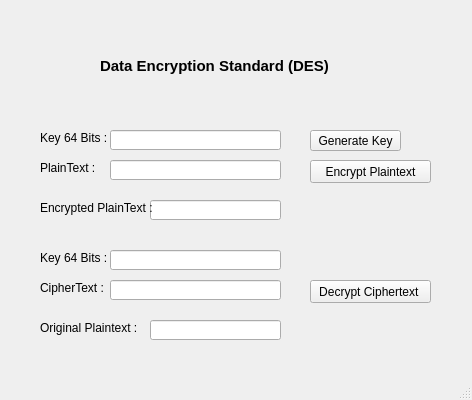
<?xml version="1.0" encoding="UTF-8"?>
<ui version="4.0">
 <class>MainWindow</class>
 <widget class="QMainWindow" name="MainWindow">
  <property name="geometry">
   <rect>
    <x>0</x>
    <y>0</y>
    <width>472</width>
    <height>400</height>
   </rect>
  </property>
  <property name="windowTitle">
   <string>Data Encrypttion Standard (DES)</string>
  </property>
  <widget class="QWidget" name="centralwidget">
   <widget class="QPushButton" name="generateBtn">
    <property name="geometry">
     <rect>
      <x>310</x>
      <y>130</y>
      <width>91</width>
      <height>21</height>
     </rect>
    </property>
    <property name="text">
     <string>Generate Key</string>
    </property>
   </widget>
   <widget class="QLineEdit" name="keyLine">
    <property name="geometry">
     <rect>
      <x>110</x>
      <y>130</y>
      <width>171</width>
      <height>20</height>
     </rect>
    </property>
   </widget>
   <widget class="QLineEdit" name="plaintextLine">
    <property name="geometry">
     <rect>
      <x>110</x>
      <y>160</y>
      <width>171</width>
      <height>20</height>
     </rect>
    </property>
   </widget>
   <widget class="QPushButton" name="encryptBtn">
    <property name="geometry">
     <rect>
      <x>310</x>
      <y>160</y>
      <width>121</width>
      <height>23</height>
     </rect>
    </property>
    <property name="text">
     <string>Encrypt Plaintext</string>
    </property>
   </widget>
   <widget class="QLineEdit" name="encryptedLine">
    <property name="geometry">
     <rect>
      <x>150</x>
      <y>200</y>
      <width>131</width>
      <height>20</height>
     </rect>
    </property>
   </widget>
   <widget class="QLabel" name="label">
    <property name="geometry">
     <rect>
      <x>40</x>
      <y>130</y>
      <width>71</width>
      <height>16</height>
     </rect>
    </property>
    <property name="text">
     <string>Key 64 Bits :</string>
    </property>
   </widget>
   <widget class="QLabel" name="label_2">
    <property name="geometry">
     <rect>
      <x>40</x>
      <y>160</y>
      <width>71</width>
      <height>16</height>
     </rect>
    </property>
    <property name="text">
     <string>PlainText :</string>
    </property>
   </widget>
   <widget class="QLabel" name="label_3">
    <property name="geometry">
     <rect>
      <x>40</x>
      <y>200</y>
      <width>141</width>
      <height>16</height>
     </rect>
    </property>
    <property name="text">
     <string>Encrypted PlainText :</string>
    </property>
   </widget>
   <widget class="QLineEdit" name="plaintextLine2">
    <property name="geometry">
     <rect>
      <x>150</x>
      <y>320</y>
      <width>131</width>
      <height>20</height>
     </rect>
    </property>
   </widget>
   <widget class="QLabel" name="label_4">
    <property name="geometry">
     <rect>
      <x>40</x>
      <y>280</y>
      <width>71</width>
      <height>16</height>
     </rect>
    </property>
    <property name="text">
     <string>CipherText :</string>
    </property>
   </widget>
   <widget class="QLabel" name="label_5">
    <property name="geometry">
     <rect>
      <x>40</x>
      <y>250</y>
      <width>71</width>
      <height>16</height>
     </rect>
    </property>
    <property name="text">
     <string>Key 64 Bits :</string>
    </property>
   </widget>
   <widget class="QPushButton" name="decryptBtn">
    <property name="geometry">
     <rect>
      <x>310</x>
      <y>280</y>
      <width>121</width>
      <height>23</height>
     </rect>
    </property>
    <property name="text">
     <string>Decrypt Ciphertext </string>
    </property>
   </widget>
   <widget class="QLineEdit" name="ciphertextLine">
    <property name="geometry">
     <rect>
      <x>110</x>
      <y>280</y>
      <width>171</width>
      <height>20</height>
     </rect>
    </property>
   </widget>
   <widget class="QLineEdit" name="keyLine2">
    <property name="geometry">
     <rect>
      <x>110</x>
      <y>250</y>
      <width>171</width>
      <height>20</height>
     </rect>
    </property>
   </widget>
   <widget class="QLabel" name="label_6">
    <property name="geometry">
     <rect>
      <x>40</x>
      <y>320</y>
      <width>141</width>
      <height>16</height>
     </rect>
    </property>
    <property name="text">
     <string>Original Plaintext :</string>
    </property>
   </widget>
   <widget class="QLabel" name="label_7">
    <property name="geometry">
     <rect>
      <x>100</x>
      <y>10</y>
      <width>291</width>
      <height>111</height>
     </rect>
    </property>
    <property name="font">
     <font>
      <family>Arial</family>
      <pointsize>11</pointsize>
      <weight>75</weight>
      <italic>false</italic>
      <bold>true</bold>
     </font>
    </property>
    <property name="text">
     <string>Data Encryption Standard (DES)</string>
    </property>
    <property name="margin">
     <number>0</number>
    </property>
    <property name="textInteractionFlags">
     <set>Qt::LinksAccessibleByMouse</set>
    </property>
   </widget>
  </widget>
  <widget class="QStatusBar" name="statusbar"/>
 </widget>
 <resources/>
 <connections/>
</ui>
